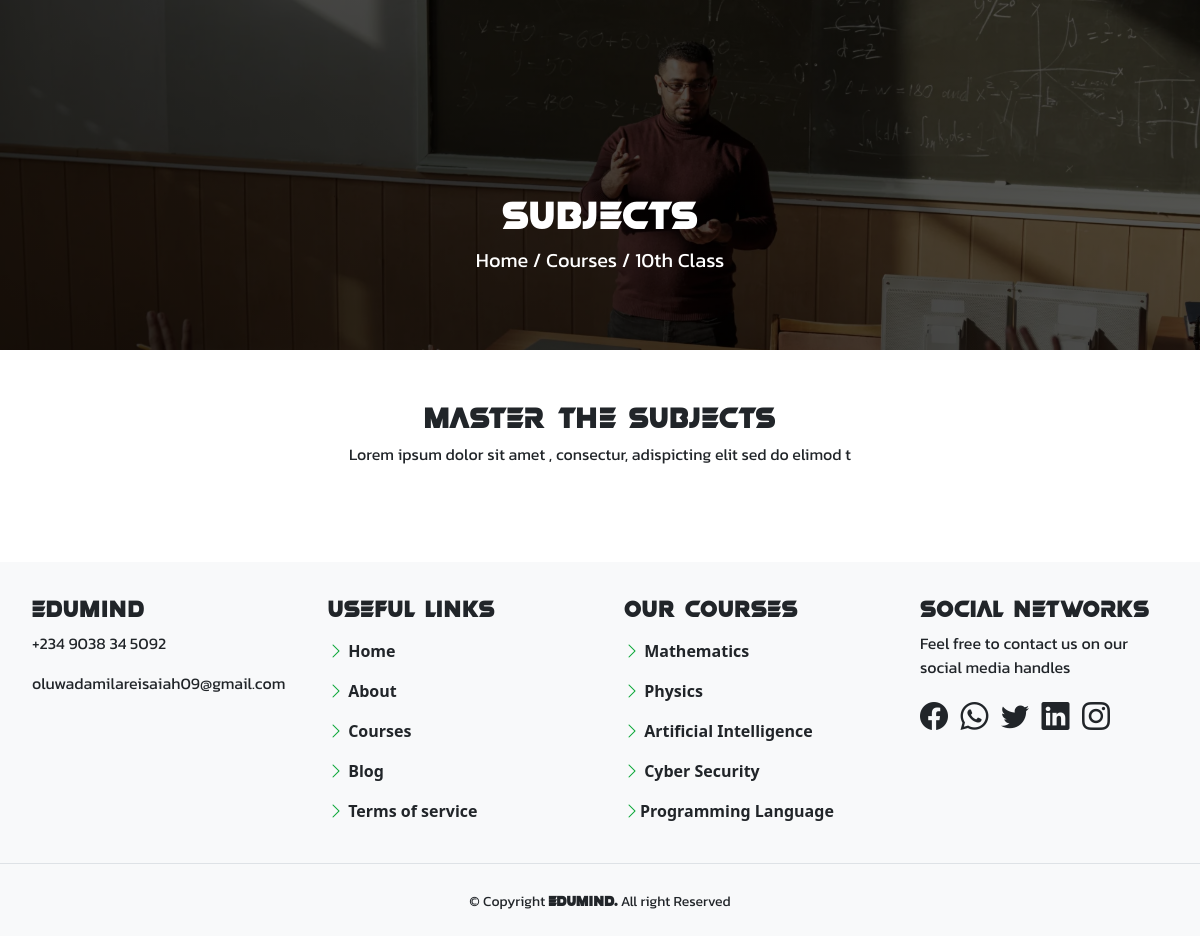
Screenshot of /curriculum/10th-class/ with the database file from the repository.
### curriculum/models.py (models this page shows, shortened)
class Standard(models.Model):
    name = models.CharField(max_length=100, unique=True)
    slug = models.SlugField(null=True, blank=True)
    description = models. TextField(max_length=500, blank=True)
    def __str__(self):
        return self.name

### curriculum/views.py (the view)
# urls.py: path('<slug:slug>/', views.SubjectListView.as_view(), name='subject_list'),
class SubjectListView(DetailView):
    context_object_name = 'standards'
    model = Standard
    template_name = 'curriculum/subject_list_view.html'

### curriculum/templates/curriculum/subject_list_view.html (shortened to what this page needs)
{% extends 'base.html' %}
{% load static %}
{% block main %}
<link rel="stylesheet" href="{% static '/css/details.css' %}">
<section id="back">
    <article class="lower-div">
        <h1 class="text-white" style="font-family: var(--head);">Subjects</h1>
        <p class="text-white fs-5" style="font-family: 'Kanit', sans-serif;">
            <span><a href="{% url 'index' %}" class="text-decoration-none text-white">Home</a></span> / <span><a href="{% url 'curriculum:standard_list' %}" class="text-decoration-none text-white">Courses</a></span> / <span>{{standards}}</span>
        </p>
    </article>
</section>
<div class="d-flex my-5 align-items-center  flex-column justify-content-center">
    <h1 style="font-family: var(--head); font-size: var(--sect);">Master The Subjects</h1>
    <p style="font-family: 'Kanit', sans-serif;">{{standards.description}}</p>
</div>
{% include 'footer.html' %}
{% endblock %}

### static/css/details.css (style rules this page uses)
* { margin: 0px; padding: 0px; }
#back { background-image: linear-gradient(30deg, rgba(0, 0, 0, 0.812), rgba(0, 0, 0, 0.631)), url(../img/we.webp); height: 350px; background-repeat: no-repeat; background-size: cover; }
.lower-div { height: 480px; display: flex; justify-content: center; align-items: center; width: 90%; margin: auto; flex-direction: column; }
:root { --head: myfont; --back: #07a634; --sect: 30px; --p: fonts; }

### rows the page displays
Standard: name "10th Class", description "Lorem ipsum dolor sit amet , consectur, adispicting elit sed do elimod t"
